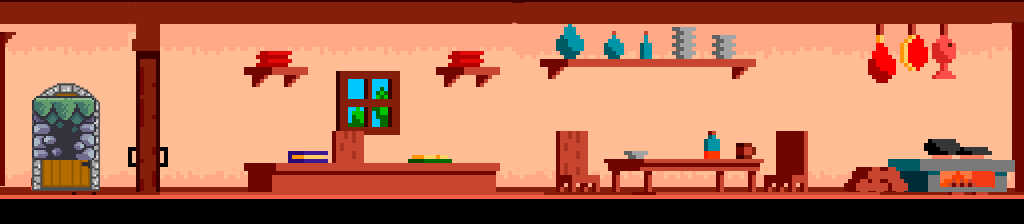

Below is a game level as drawn by its tile map, then a one-line description and the .tmx file that defines it, in full:
An orthogonal 32x7 tile map with 32x32 px tiles, 5 tile layers (прозрачно, дверь, не прозрачно, walls, ...), 1 hidden layer not drawn, 3 tilesets.

<map version="1.5" tiledversion="1.7.2" orientation="orthogonal" renderorder="right-down" width="32" height="7" tilewidth="32" tileheight="32" infinite="0" nextlayerid="7" nextobjectid="1">
 <tileset firstgid="1" name="home" tilewidth="32" tileheight="32" tilecount="516" columns="43">
  <image source="home.png" width="1400" height="400" />
 </tileset>
 <tileset firstgid="517" source="../mytutor1/levels/tilesets/player_tiles.tsx" />
 <tileset firstgid="519" source="../mytutor/levels/tilesets/terrain_tiles.tsx" />
 <layer id="2" name="прозрачно" width="32" height="7">
  <data encoding="csv">
281,298,298,298,217,298,298,298,298,298,298,298,298,298,298,298,285,286,287,288,289,290,291,292,298,298,294,295,296,297,298,281,
259,264,265,262,306,264,265,266,267,268,269,270,271,272,273,274,328,329,330,331,332,333,334,335,269,270,337,338,339,340,341,276,
302,347,304,305,349,394,308,309,310,311,312,313,314,315,316,317,371,372,373,374,375,376,377,378,360,360,380,381,382,383,384,362,
345,350,347,348,349,350,351,352,353,354,355,356,357,358,359,360,360,360,360,360,360,360,360,360,360,360,360,360,360,360,360,405,
388,303,390,391,392,393,394,395,396,397,398,399,400,401,402,403,404,417,418,419,420,421,422,423,424,425,426,427,428,429,430,432,
437,437,437,437,435,436,437,438,439,440,441,442,443,444,445,446,447,460,461,462,463,464,465,466,467,468,469,470,471,472,473,475,
0,0,0,0,0,0,0,0,482,483,485,485,485,487,485,0,0,0,0,0,0,0,0,0,0,0,0,0,0,0,0,0
</data>
 </layer>
 <layer id="3" name="дверь" width="32" height="7">
  <data encoding="csv">
0,0,0,0,0,0,0,0,0,0,0,0,0,0,0,0,0,0,0,0,0,0,0,0,0,0,0,0,0,0,0,0,
0,0,0,0,0,0,0,0,0,0,0,0,0,0,0,0,0,0,0,0,0,0,0,0,0,0,0,0,0,0,0,0,
0,47,48,49,0,0,0,0,0,0,0,0,0,0,0,0,0,0,0,0,0,0,0,0,0,0,0,0,0,0,0,0,
0,90,91,92,0,0,0,0,0,0,0,0,0,0,0,0,0,0,0,0,0,0,0,0,0,0,0,0,0,0,0,0,
0,133,134,135,0,0,0,0,0,0,0,0,0,0,0,0,0,0,0,0,0,0,0,0,0,0,0,0,0,0,0,0,
0,176,177,178,0,0,0,0,0,0,0,0,0,0,0,0,0,0,0,0,0,0,0,0,0,0,0,0,0,0,0,0,
0,0,0,0,0,0,0,0,0,0,0,0,0,0,0,0,0,0,0,0,0,0,0,0,0,0,0,0,0,0,0,0
</data>
 </layer>
 <layer id="1" name="не прозрачно" width="32" height="7">
  <data encoding="csv">
0,0,0,0,0,0,0,0,0,0,0,0,0,0,0,0,0,0,0,0,0,0,0,0,0,0,0,0,0,0,0,0,
0,0,0,0,0,0,0,0,0,0,0,0,0,0,0,0,0,0,0,0,0,0,0,0,0,0,0,0,0,0,0,0,
0,0,0,0,0,0,0,0,0,0,0,0,0,0,0,0,0,0,0,0,0,0,0,0,0,0,0,0,0,0,0,0,
0,0,0,0,0,0,0,0,0,0,0,0,0,0,0,0,0,0,0,0,0,0,0,0,0,0,0,0,0,0,0,0,
0,0,0,0,0,0,0,0,0,0,0,0,0,0,0,0,0,0,0,0,0,0,0,0,0,0,0,0,0,0,0,0,
0,0,0,0,0,0,0,0,0,0,0,0,0,0,0,0,0,0,0,0,0,0,0,0,0,0,0,0,0,0,0,0,
477,477,478,479,480,486,486,486,486,486,486,486,486,486,486,486,486,479,480,481,482,483,484,485,486,487,488,489,490,491,492,493
</data>
 </layer>
 <layer id="5" name="walls" width="32" height="7">
  <data encoding="csv">
0,0,0,0,0,0,0,0,0,0,0,0,0,0,0,0,0,0,0,0,0,0,0,0,0,0,0,0,0,0,0,233,
259,0,0,0,0,0,0,0,0,0,0,0,0,0,0,0,0,0,0,0,0,0,0,0,0,0,0,0,0,0,0,276,
302,0,0,0,0,0,0,0,0,0,0,0,0,0,0,0,0,0,0,0,0,0,0,0,0,0,0,0,0,0,0,319,
345,0,0,0,0,0,0,0,0,0,0,0,0,0,0,0,0,0,0,0,0,0,0,0,0,0,0,0,0,0,0,319,
388,0,0,0,0,0,0,0,0,0,0,0,0,0,0,0,0,0,0,0,0,0,0,0,0,0,0,0,0,0,0,319,
431,0,0,0,0,0,0,0,0,0,0,0,0,0,0,0,0,0,0,0,0,0,0,0,0,0,0,0,0,0,0,475,
0,0,0,0,0,0,0,0,0,0,0,0,0,0,0,0,0,0,0,0,0,0,0,0,0,0,0,0,0,0,0,0
</data>
 </layer>
 <layer id="4" name="player" width="32" height="7" visible="0">
  <data encoding="csv">
0,0,0,0,0,0,0,0,0,0,0,0,0,0,0,0,0,0,0,0,0,0,0,0,0,0,0,0,0,0,0,0,
0,0,0,0,0,0,0,0,0,0,0,0,0,0,0,0,0,0,0,0,0,0,0,0,0,0,0,0,0,0,0,0,
0,0,0,0,0,0,0,0,0,0,0,0,0,0,0,0,0,0,0,0,0,0,0,0,0,0,0,0,0,0,0,0,
0,0,0,0,0,0,0,0,0,0,0,0,0,0,0,0,0,0,0,0,0,0,0,0,0,0,0,0,0,0,0,0,
0,0,517,0,0,0,0,0,0,0,0,0,0,0,0,0,0,0,0,0,0,0,0,0,0,0,0,0,0,0,0,0,
0,0,0,0,0,0,0,0,0,0,0,0,0,0,0,0,0,0,0,0,0,0,0,0,0,0,0,0,0,0,0,0,
0,0,0,0,0,0,0,0,0,0,0,0,0,0,0,0,0,0,0,0,0,0,0,0,0,0,0,0,0,0,0,0
</data>
 </layer>
 <layer id="6" name="out" width="32" height="7">
  <data encoding="csv">
0,0,0,0,0,0,0,0,0,0,0,0,0,0,0,0,0,0,0,0,0,0,0,0,0,0,0,0,0,0,0,0,
0,0,0,0,0,0,0,0,0,0,0,0,0,0,0,0,0,0,0,0,0,0,0,0,0,0,0,0,0,0,0,0,
0,0,0,0,0,0,0,0,0,0,0,0,0,0,0,0,0,0,0,0,0,0,0,0,0,0,0,0,0,0,0,0,
0,0,0,0,0,0,0,0,0,0,0,0,0,0,0,0,0,0,0,0,0,0,0,0,0,0,0,0,0,0,0,0,
0,522,0,0,0,0,0,0,0,0,0,0,0,0,0,0,0,0,0,0,0,0,0,0,0,0,0,0,0,0,0,0,
0,0,0,0,0,0,0,0,0,0,0,0,0,0,0,0,0,0,0,0,0,0,0,0,0,0,0,0,0,0,0,0,
0,0,0,0,0,0,0,0,0,0,0,0,0,0,0,0,0,0,0,0,0,0,0,0,0,0,0,0,0,0,0,0
</data>
 </layer>
</map>
